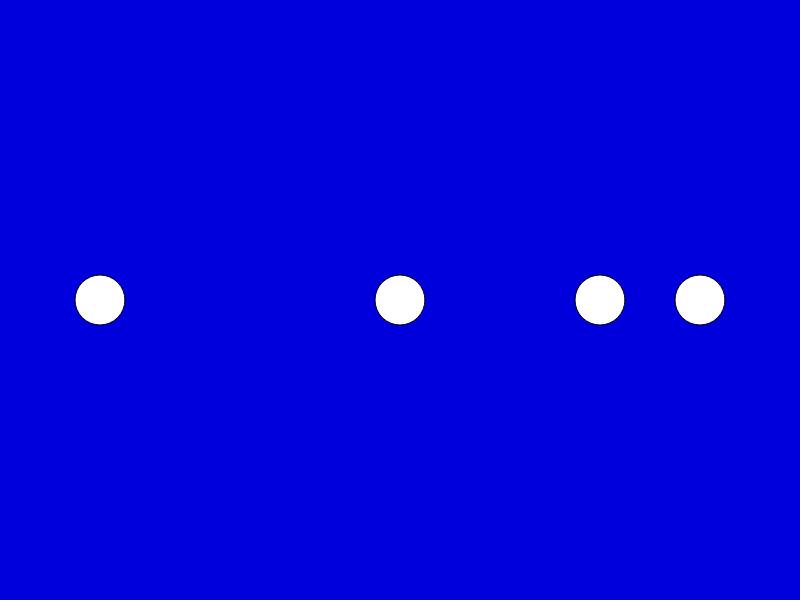
Frame 1 (no input)
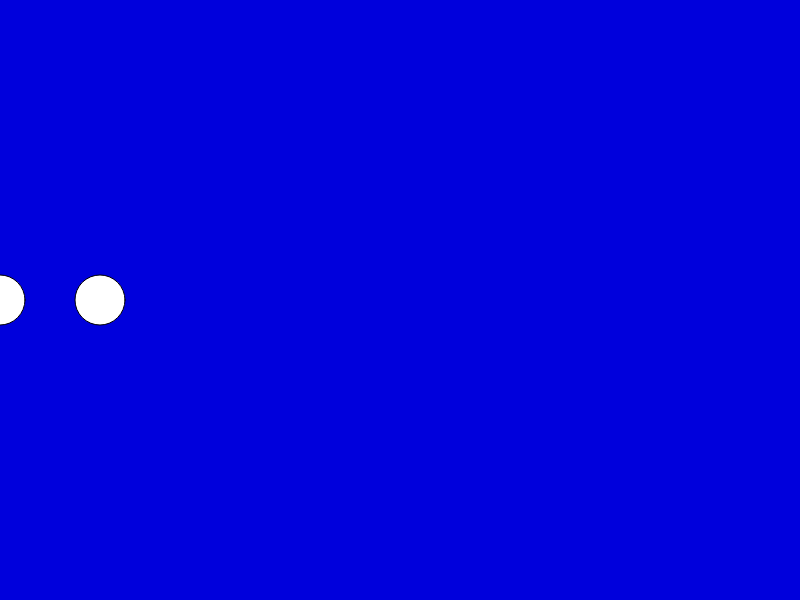
Frame 2 (the mouse pressed at the canvas centre, redrawn once)

The p5.js sketch that drew these frames (run headless with seeded random() and noise() and a simulated clock; the mouse was pressed at the canvas centre and the sketch redrawn once):

// p5.js sketch
// ── sketch.js
let circleX = 700;

function setup() {
    createCanvas(800, 600);
}

function draw() {
    background(0, 0, 220);
   //draw a circle using variable as input 
    circle(circleX, 300, 50);

    circleX = circleX - 100;

    circle(circleX, 300, 50);

    circleX = circleX - 200;

    circle(circleX, 300, 50);

    circleX = circleX - 300;

    circle(circleX, 300, 50);
    noLoop();
}
